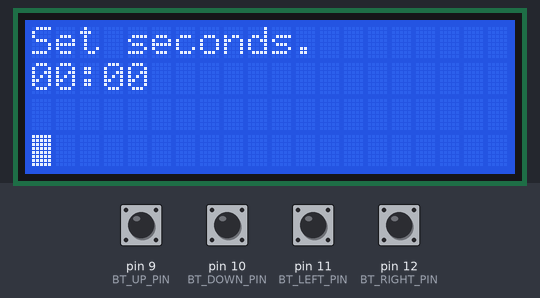
Simulated run of this program. Board: Arduino Nano, built with avr-gcc and run on an emulated ATmega328P. On the bench: 20×4 character LCD. Inputs (shaded band) come from the test bench; at power-on: pin 9 (BT_UP_PIN), pin 10 (BT_DOWN_PIN), pin 11 (BT_LEFT_PIN), pin 12 (BT_RIGHT_PIN) HIGH. What the program prints to the serial monitor is not drawn.

Above: at 1.2 s.
1.3 s: pin 11 (BT_LEFT_PIN) pulled LOW for 0.25 s
At 2.02 s:
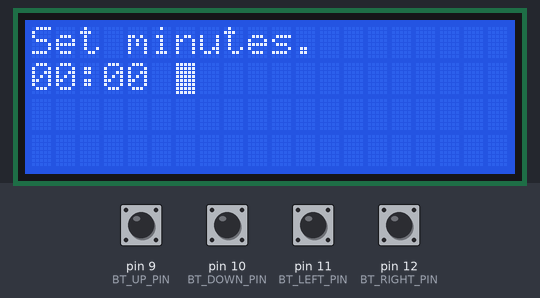
3.8 s: pin 11 (BT_LEFT_PIN) pulled LOW for 1 s
At 5.9 s:
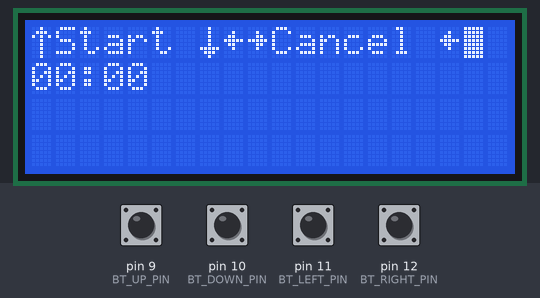
6.3 s: pin 12 (BT_RIGHT_PIN) pulled LOW for 0.25 s
At 6.62 s:
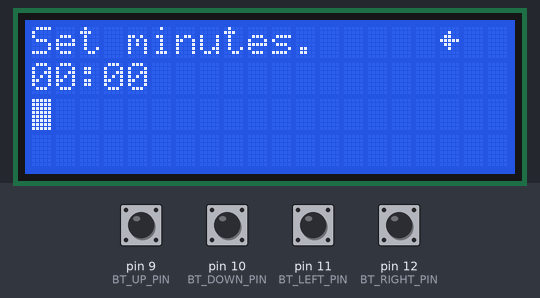
9.3 s: pin 9 (BT_UP_PIN) pulled LOW for 0.25 s
At 9.85 s:
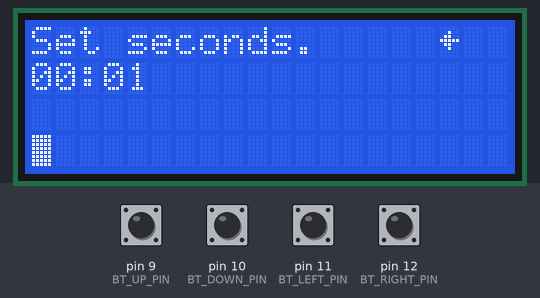
11.1 s: pin 9 (BT_UP_PIN) pulled LOW for 1 s
At 12.33 s:
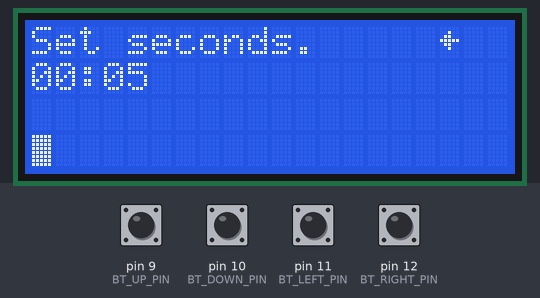
13.6 s: pin 10 (BT_DOWN_PIN) pulled LOW for 0.25 s
At 14.13 s:
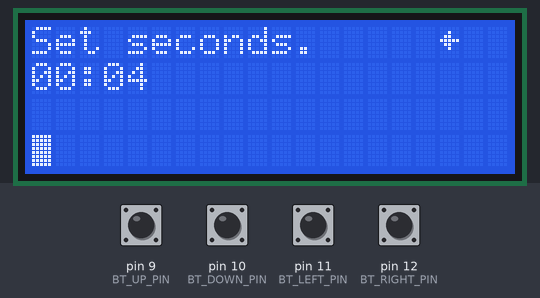
Timing chart, 0 to 16.3 s (numbered marks = the images above; inputs shaded):
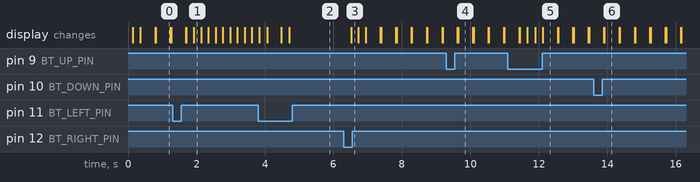

The program:

main.cpp
```cpp
//YWROBOT
//Compatible with the Arduino IDE 1.0
//Library version:1.1
#include <Arduino.h>
#include <Wire.h>
#include <LiquidCrystal_I2C.h>

#if defined(ARDUINO) && ARDUINO >= 100
#define printByte(args)  write(args);
#else
#define printByte(args)  print(args,BYTE);
#endif

#define BT_UP_PIN     9
#define BT_DOWN_PIN   10
#define BT_LEFT_PIN   11
#define BT_RIGHT_PIN  12

#define BT_PUSH_DELAY 200

enum Mode{
  config,
  setMinutes,
  setSeconds,
  started,
  finished
};


const char* modeNames[]= {"Configuration.  ",
                          "Set minutes.    ",
                          "Set seconds.    ",
                          "Running...      ",
                          "Finished.       "};

Mode  mode;

int time=0;
int seconds=0;
int minutes=0;

boolean running=false;
boolean setTime=true;

LiquidCrystal_I2C lcd(0x27,20,4);  // set the LCD address to 0x27 for a 16 chars and 2 line display

byte upArrow[] = {
  B00100,
  B01110,
  B10101,
  B00100,
  B00100,
  B00100,
  B00100,
  B00100
};

byte downArrow[] = {
  B00100,
  B00100,
  B00100,
  B00100,
  B00100,
  B11111,
  B01110,
  B00100
};

byte rightArrow[] = {
  B00000,
  B00100,
  B00110,
  B11111,
  B00110,
  B00100,
  B00000,
  B00000
};

byte leftArrow[] = {
  B00000,
  B00100,
  B01100,
  B11111,
  B01100,
  B00100,
  B00000,
  B00000
};

enum { UP_ARROW_CHAR, DOWN_ARROW_CHAR, LEFT_ARROW_CHAR, RIGHT_ARROW_CHAR};

// display all keycodes
void displayKeyCodes(void) {
  uint8_t i = 0;
  while (1) {
    lcd.clear();
    lcd.print("Codes 0x"); lcd.print(i, HEX);
    lcd.print("-0x"); lcd.print(i+16, HEX);
    lcd.setCursor(0, 1);
    for (int j=0; j<16; j++) {
      lcd.printByte(i+j);
    }
    i+=16;

    delay(4000);
  }
}

void setup()
{
  Serial.begin(9600);
  Serial.println("Starting...");
  pinMode(BT_UP_PIN, INPUT_PULLUP);
  pinMode(BT_DOWN_PIN, INPUT_PULLUP);
  pinMode(BT_LEFT_PIN, INPUT_PULLUP);
  pinMode(BT_RIGHT_PIN, INPUT_PULLUP);

  time=0;
  mode=Mode::config;
  lcd.init();                      // initialize the lcd
  lcd.backlight();
  lcd.home();
  lcd.blink();

  lcd.createChar(UP_ARROW_CHAR, upArrow);
  lcd.createChar(DOWN_ARROW_CHAR, downArrow);
  lcd.createChar(LEFT_ARROW_CHAR, leftArrow);
  lcd.createChar(RIGHT_ARROW_CHAR, rightArrow);
}

void stop()
{
  running=false;
}

void go()
{
  running=true;
}


void displayTime()
{
    lcd.setCursor(0, 1);

    int minutes=time/60;

    if(minutes<10)
      lcd.print("0");
    lcd.print(minutes);
    lcd.print(":");

    int seconds=time-(minutes*60);

    if(seconds<10)
      lcd.print("0");

    lcd.print(seconds);
    lcd.print(" ");
}


void loop()
{

  lcd.home();
  lcd.print(modeNames[mode]);


  switch (mode)
  {
  case Mode::config:
    mode=Mode::setSeconds;
    break;

  case Mode::setSeconds:
    lcd.setCursor(0, 5);


    if(!digitalRead(BT_UP_PIN))
      if(seconds<60)
        seconds++;

    if(!digitalRead(BT_DOWN_PIN))
      if(seconds>0)
        seconds--;

    if(!digitalRead(BT_LEFT_PIN))
    {
      Serial.println("set mode setMinutes");
      mode=Mode::setMinutes;
    }


    delay(BT_PUSH_DELAY);
    time=(minutes*60)+seconds;
    displayTime();
    break;

  case Mode::setMinutes:

    lcd.setCursor(0, 2);

    if(!digitalRead(BT_UP_PIN)&& minutes<99)
        minutes++;

    if(!digitalRead(BT_DOWN_PIN)&& minutes>0)
        minutes--;

    if(!digitalRead(BT_RIGHT_PIN))
    {
      Serial.println("set mode setSeconds");
      mode=Mode::setSeconds;
    }


    delay(BT_PUSH_DELAY);
    time=(minutes*60)+seconds;
    displayTime();

    if(!digitalRead(BT_LEFT_PIN))
    {
      Serial.println("Start");
      Serial.flush();
      lcd.setCursor(0, 0);
      lcd.write(UP_ARROW_CHAR);
      lcd.print("Start ");
      lcd.write(DOWN_ARROW_CHAR);
      lcd.write(LEFT_ARROW_CHAR);
      lcd.write(RIGHT_ARROW_CHAR);
      lcd.println("Cancel");

      delay(BT_PUSH_DELAY);
      while(digitalRead(BT_UP_PIN) && digitalRead(BT_DOWN_PIN) && digitalRead(BT_LEFT_PIN) && digitalRead(BT_RIGHT_PIN));

      if(!digitalRead(BT_UP_PIN))
      {
          Serial.println("set mode setStarted");
          mode=Mode::started;
      }
    }

    delay(BT_PUSH_DELAY);
    break;

  case Mode::started:
      time--;
      displayTime();
      delay(1000);

      if(time==0)
      {
          stop();
          mode=Mode::finished;
      }


    break;

  case Mode::finished:
    lcd.noBacklight();
    delay(BT_PUSH_DELAY);
    lcd.backlight();

    while(digitalRead(BT_UP_PIN) && digitalRead(BT_DOWN_PIN) && digitalRead(BT_LEFT_PIN) && digitalRead(BT_RIGHT_PIN));
    mode=Mode::config;


  default:
    break;
  }
}
```

Measured:
- after the input at 1.3 s, the display: first differs from a run without the input after 0.41 s (image 1 shows a later state)
- after the input at 3.8 s, the display: first differs from a run without the input after 0.26 s (image 2)
- after the input at 6.3 s, the display: changes after 0.22 s (image 3)
- after the input at 9.3 s, the display: first changes after 0.32 s (image 4 shows a later state)
- after the input at 11.1 s, the display: first changes after 0.32 s (image 5 shows a later state)
- after the input at 13.6 s, the display: first changes after 0.30 s (image 6 shows a later state)
- what the display in image 0 shows lasts 0.4 s, from 0.8 s to 1.2 s
